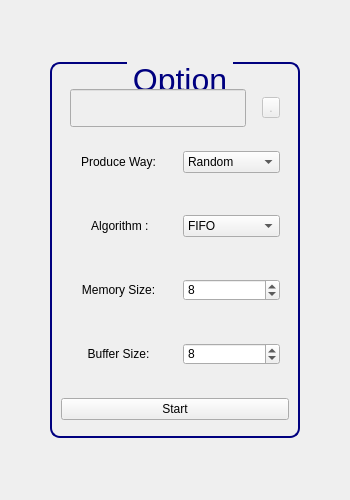
<?xml version="1.0" encoding="UTF-8"?>
<ui version="4.0">
 <class>StartWidget</class>
 <widget class="QWidget" name="StartWidget">
  <property name="geometry">
   <rect>
    <x>0</x>
    <y>0</y>
    <width>350</width>
    <height>500</height>
   </rect>
  </property>
  <property name="windowTitle">
   <string>Form</string>
  </property>
  <property name="styleSheet">
   <string notr="true">/*font: italic 16pt &quot;Cascadia Mono&quot;;*/</string>
  </property>
  <layout class="QGridLayout" name="gridLayout" rowstretch="0,0,0,0,0" columnstretch="0,0,0">
   <item row="1" column="1">
    <widget class="QGroupBox" name="mainGroup">
     <property name="styleSheet">
      <string notr="true">QGroupBox#mainGroup{
    font-size: 24pt;
	color:rgb(0, 0, 127);
	border-color:rgb(0, 0, 127);
}

QGroupBox {
	border-width:2px;
	border-style:solid;
	border-radius:10px;
	border-color:gray;
	margin-top:1.6ex;
}

QGroupBox::title{
	subcontrol-origin:margin;
	subcontrol-position:top centorl;
	padding:0 1px;
}</string>
     </property>
     <property name="title">
      <string>Option</string>
     </property>
     <property name="alignment">
      <set>Qt::AlignCenter</set>
     </property>
     <layout class="QVBoxLayout" name="verticalLayout" stretch="0,0,0,0,0,0">
      <property name="spacing">
       <number>24</number>
      </property>
      <property name="leftMargin">
       <number>9</number>
      </property>
      <property name="topMargin">
       <number>16</number>
      </property>
      <property name="bottomMargin">
       <number>16</number>
      </property>
      <item>
       <layout class="QHBoxLayout" name="pathLayout" stretch="0,0">
        <property name="spacing">
         <number>16</number>
        </property>
        <property name="leftMargin">
         <number>9</number>
        </property>
        <property name="topMargin">
         <number>9</number>
        </property>
        <property name="rightMargin">
         <number>9</number>
        </property>
        <property name="bottomMargin">
         <number>0</number>
        </property>
        <item>
         <widget class="QLineEdit" name="lineEdit_path">
          <property name="enabled">
           <bool>false</bool>
          </property>
          <property name="sizePolicy">
           <sizepolicy hsizetype="Expanding" vsizetype="Expanding">
            <horstretch>0</horstretch>
            <verstretch>0</verstretch>
           </sizepolicy>
          </property>
          <property name="font">
           <font>
            <family>Cascadia Mono</family>
            <pointsize>16</pointsize>
            <italic>true</italic>
            <bold>false</bold>
           </font>
          </property>
          <property name="tabletTracking">
           <bool>false</bool>
          </property>
          <property name="dragEnabled">
           <bool>true</bool>
          </property>
          <property name="clearButtonEnabled">
           <bool>false</bool>
          </property>
         </widget>
        </item>
        <item>
         <widget class="QToolButton" name="toolButton_path">
          <property name="enabled">
           <bool>false</bool>
          </property>
          <property name="text">
           <string>.</string>
          </property>
         </widget>
        </item>
       </layout>
      </item>
      <item>
       <layout class="QHBoxLayout" name="wayLayout" stretch="0,0">
        <property name="spacing">
         <number>16</number>
        </property>
        <property name="leftMargin">
         <number>9</number>
        </property>
        <property name="topMargin">
         <number>0</number>
        </property>
        <property name="rightMargin">
         <number>9</number>
        </property>
        <property name="bottomMargin">
         <number>9</number>
        </property>
        <item>
         <widget class="QLabel" name="label_way">
          <property name="text">
           <string>Produce Way:</string>
          </property>
          <property name="alignment">
           <set>Qt::AlignCenter</set>
          </property>
         </widget>
        </item>
        <item>
         <widget class="QComboBox" name="comboBox_way">
          <item>
           <property name="text">
            <string>Random</string>
           </property>
          </item>
          <item>
           <property name="text">
            <string>RdFile</string>
           </property>
          </item>
         </widget>
        </item>
       </layout>
      </item>
      <item>
       <layout class="QHBoxLayout" name="algorithmLayout" stretch="0,0">
        <property name="spacing">
         <number>16</number>
        </property>
        <property name="leftMargin">
         <number>9</number>
        </property>
        <property name="topMargin">
         <number>9</number>
        </property>
        <property name="rightMargin">
         <number>9</number>
        </property>
        <property name="bottomMargin">
         <number>9</number>
        </property>
        <item>
         <widget class="QLabel" name="label_algorithm">
          <property name="text">
           <string> Algorithm :</string>
          </property>
          <property name="alignment">
           <set>Qt::AlignCenter</set>
          </property>
         </widget>
        </item>
        <item>
         <widget class="QComboBox" name="comboBox_algorithm">
          <item>
           <property name="text">
            <string>FIFO</string>
           </property>
          </item>
          <item>
           <property name="text">
            <string>LRU</string>
           </property>
          </item>
          <item>
           <property name="text">
            <string>LFU</string>
           </property>
          </item>
          <item>
           <property name="text">
            <string>NRU</string>
           </property>
          </item>
         </widget>
        </item>
       </layout>
      </item>
      <item>
       <layout class="QHBoxLayout" name="memoryLayout" stretch="0,0">
        <property name="spacing">
         <number>16</number>
        </property>
        <property name="leftMargin">
         <number>9</number>
        </property>
        <property name="topMargin">
         <number>9</number>
        </property>
        <property name="rightMargin">
         <number>9</number>
        </property>
        <property name="bottomMargin">
         <number>9</number>
        </property>
        <item>
         <widget class="QLabel" name="label_memory">
          <property name="text">
           <string>Memory Size:</string>
          </property>
          <property name="alignment">
           <set>Qt::AlignCenter</set>
          </property>
         </widget>
        </item>
        <item>
         <widget class="QSpinBox" name="spinBox_memory">
          <property name="minimum">
           <number>4</number>
          </property>
          <property name="maximum">
           <number>64</number>
          </property>
          <property name="singleStep">
           <number>1</number>
          </property>
          <property name="value">
           <number>8</number>
          </property>
         </widget>
        </item>
       </layout>
      </item>
      <item>
       <layout class="QHBoxLayout" name="bufferLayout">
        <property name="spacing">
         <number>16</number>
        </property>
        <property name="leftMargin">
         <number>9</number>
        </property>
        <property name="topMargin">
         <number>9</number>
        </property>
        <property name="rightMargin">
         <number>9</number>
        </property>
        <property name="bottomMargin">
         <number>9</number>
        </property>
        <item>
         <widget class="QLabel" name="label_buffer">
          <property name="text">
           <string>Buffer Size:</string>
          </property>
          <property name="alignment">
           <set>Qt::AlignCenter</set>
          </property>
         </widget>
        </item>
        <item>
         <widget class="QSpinBox" name="spinBox_buffer">
          <property name="minimum">
           <number>4</number>
          </property>
          <property name="maximum">
           <number>20</number>
          </property>
          <property name="singleStep">
           <number>1</number>
          </property>
          <property name="value">
           <number>8</number>
          </property>
         </widget>
        </item>
       </layout>
      </item>
      <item>
       <widget class="QPushButton" name="pushButton">
        <property name="text">
         <string>Start</string>
        </property>
       </widget>
      </item>
     </layout>
    </widget>
   </item>
   <item row="0" column="1">
    <spacer name="topSpacer">
     <property name="orientation">
      <enum>Qt::Vertical</enum>
     </property>
     <property name="sizeHint" stdset="0">
      <size>
       <width>20</width>
       <height>40</height>
      </size>
     </property>
    </spacer>
   </item>
   <item row="4" column="1">
    <spacer name="bottomSpacer">
     <property name="orientation">
      <enum>Qt::Vertical</enum>
     </property>
     <property name="sizeHint" stdset="0">
      <size>
       <width>20</width>
       <height>40</height>
      </size>
     </property>
    </spacer>
   </item>
   <item row="1" column="2">
    <spacer name="rightSpacer">
     <property name="orientation">
      <enum>Qt::Horizontal</enum>
     </property>
     <property name="sizeHint" stdset="0">
      <size>
       <width>40</width>
       <height>20</height>
      </size>
     </property>
    </spacer>
   </item>
   <item row="1" column="0">
    <spacer name="leftSpacer">
     <property name="orientation">
      <enum>Qt::Horizontal</enum>
     </property>
     <property name="sizeHint" stdset="0">
      <size>
       <width>40</width>
       <height>20</height>
      </size>
     </property>
    </spacer>
   </item>
  </layout>
 </widget>
 <resources/>
 <connections/>
</ui>
